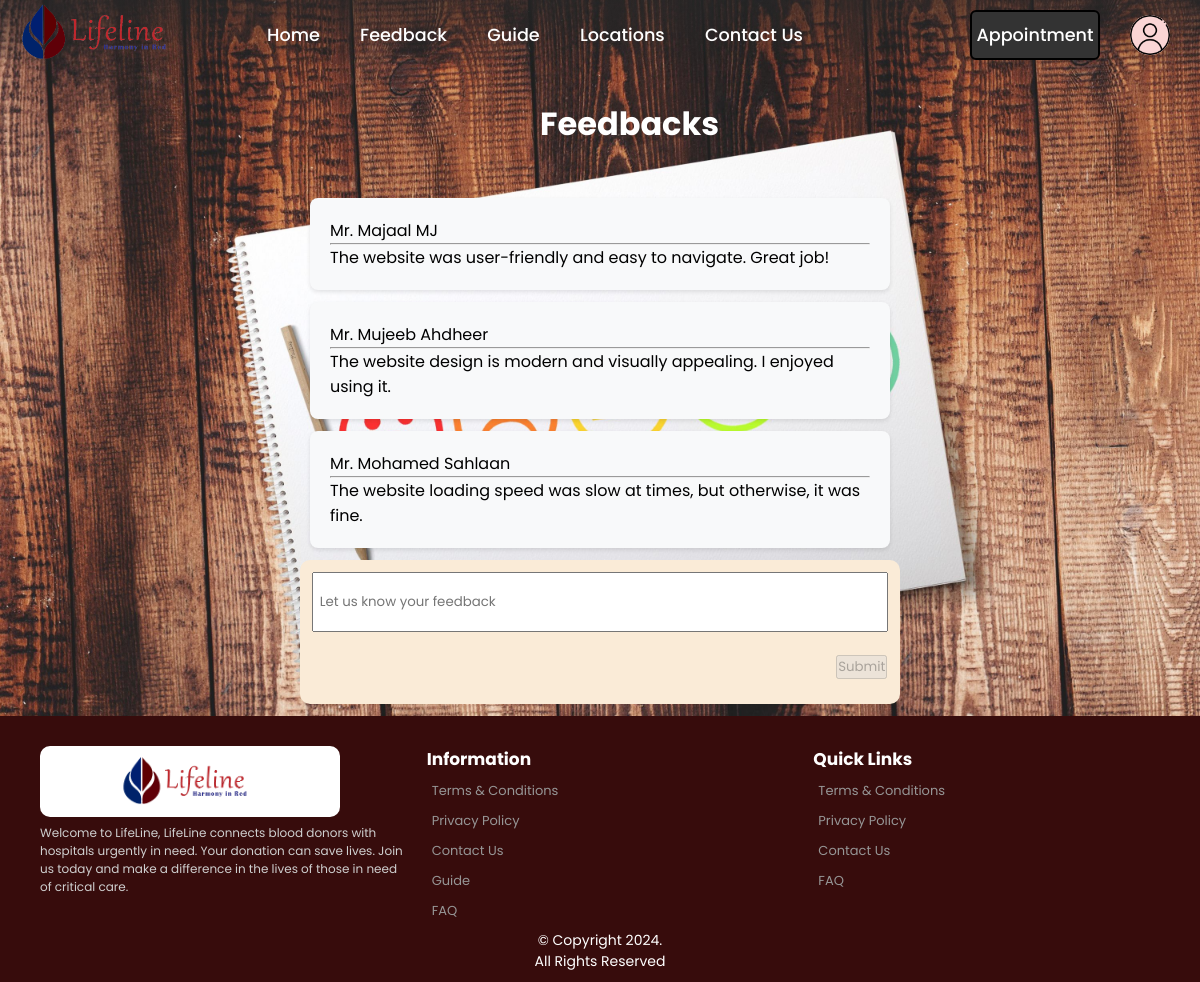
Page /feedback.php on the committed database.
### tables this page shows
CREATE TABLE
    feedback (
        Feedback_id INT AUTO_INCREMENT NOT NULL,
        F_Donor_id INT NULL,
        F_Hospital_id INT NULL,
        Comment VARCHAR(250) NOT NULL,
        Status BOOLEAN NULL,
        F_Admin_id INT NULL,
        CONSTRAINT Feedback_id PRIMARY KEY (Feedback_id),
        CONSTRAINT Feedback_F_Doner_id_FK1 FOREIGN KEY (F_Donor_id) REFERENCES Donor (Donor_id),
        CONSTRAINT Feedback_F_Hospital_id_FK2 FOREIGN KEY (F_Hospital_id) REFERENCES Hospital (Hospital_id),
        CONSTRAINT Feedback_F_Admin_id_FK3 FOREIGN KEY (F_Admin_id) REFERENCES Admin (Admin_id),
        CONSTRAINT Donor_or_Hospital CHECK (
            (
                F_Donor_id IS NOT NULL
                AND F_Hospital_id IS NULL
            )
            OR (
                F_Donor_id IS NULL
                AND F_Hospital_id IS NOT NULL
            )
        )
    );

### feedback.php (the view, shortened to what this page needs)
<?php
require 'header.php';
require 'includes/dbh.inc.php';
$query = "SELECT *, CONCAT(donor.Salutation, ' ', donor.F_name, ' ', donor.L_name) AS DonorName,
hospital.H_Name
FROM feedback
LEFT JOIN donor ON feedback.F_Donor_id = donor.Donor_id
LEFT JOIN hospital ON feedback.F_Hospital_id=hospital.Hospital_id
 WHERE feedback.Status = 1";
$result = mysqli_query($con, $query);
?>
<head>
  <link rel="stylesheet" href="css/feedback.css">
</head>
<body>
<div class="title">
  <h1>Feedbacks</h1>
  <br><br>
</div>
<?php
while ($row = mysqli_fetch_assoc($result)) {
  $Comment = $row['Comment'];
  if ($row['F_Donor_id'] == null) {
    $UserName = $row['H_Name'];
  } else {
    $UserName = $row['DonorName'];
  }
?>
  <div class="temp">
    <div class="info">
      <label><?php echo $UserName ?></label>
      <hr>
      <label><?php echo $Comment ?></label>
      <br>
    </div>
  </div>
<?php
}
?>
<div class="getFeedback">
  <form method="post">
    <input type="text" name="feedback" placeholder="Let us know your feedback" required>
    <div class="SubmitButton"><input type="submit" id="myButton" value="Submit" <?php echo ($userType === 'admin' || $userType === 'guest') ? 'disabled' : ''; ?> onclick="return confirm('Are You Sure ?')">
</div>
  </form>
</div>
</body>
<?php
require 'footer.php';
?>
</html>

### css/index.css (style rules this page uses)
* { margin: 0; padding: 0; box-sizing: border-box; font-family: 'Poppins', sans-serif; }
body { justify-content: center; align-items: center; background-color:#EEF5FF; margin-top: 100px; min-height: 100vh; }

### css/feedback.css (style rules this page uses)
body { background-image:url(../images/feedback.jpg); background-repeat: no-repeat; background-size: cover; background-position: center; }
.title { color: #fff; padding-left: 45%; }
.getFeedback { background-color: antiquewhite ; width: 50%; padding: 1%; margin: auto; margin-bottom: 1%; border-radius: 10px; height: 18%; }
.getFeedback> form > input { padding: 1%; width: 100%; height: 50%; }
.SubmitButton { margin-left: 91%; margin-top: 4%; }
.info { width: calc(50% - 20px); margin: auto; margin-bottom: 1%; padding: 20px; border-radius: 8px; background-color: #f8f9fa; box-shadow: 0 2px 4px rgba(0, 0, 0, 0.1); box-sizing: border-box; }

### rows in the picture
feedback: UserName "Mr. Majaal MJ", Comment "The website was user-friendly and easy to navigate. Great job!"
feedback: UserName "Mr. Mujeeb Ahdheer", Comment "The website design is modern and visually appealing. I enjoyed using it."
feedback: UserName "Mr. Mohamed Sahlaan", Comment "The website loading speed was slow at times, but otherwise, it was fine."
